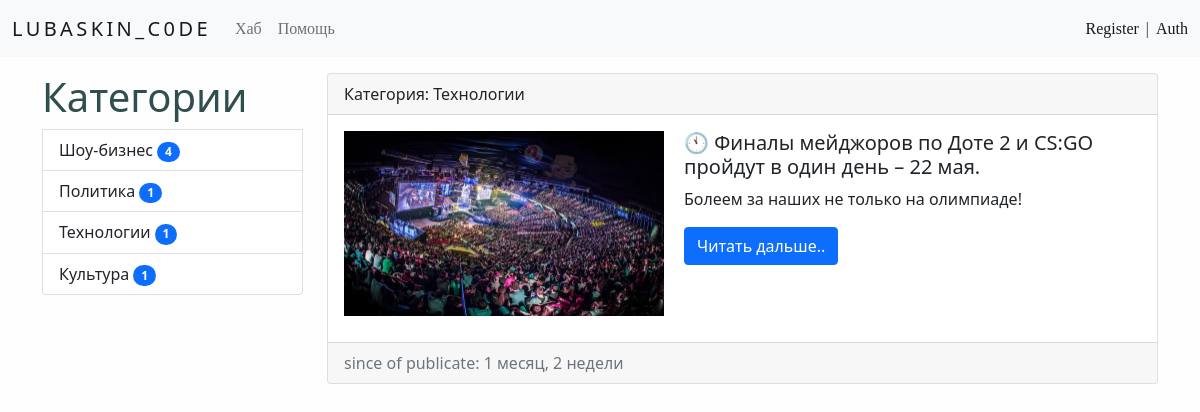
The app's page /category/4/ with its own data.
### news/models.py (models this page shows, shortened)
class Category(models.Model):
    title = models.CharField(max_length=150,db_index=True,verbose_name='Категория')
    def get_absolute_url(self):
        return reverse('category',kwargs={'category_id':self.pk})
    def __str__(self):
        return self.title
    class Meta:
        verbose_name = 'Категория'
        verbose_name_plural = 'Категории'
        ordering = ['title']

class News(models.Model):
    title = models.CharField(max_length=150,verbose_name='Название') # стр поле для строк малых и больш размеров
    content = models.TextField(blank=True,verbose_name='Текст') # тип данных текст, blank = необязательно к заполнению
    created_at = models.DateTimeField(auto_now_add=True,verbose_name="NewsPaper-created_at") # дата и время # автоматически указывает дату при создании новости
    updated_at = models.DateTimeField(auto_now=True,verbose_name='NewsPaper-updated_at')
    photo = models.ImageField(upload_to='photos/%Y/%m/%d/',verbose_name='NewsPaper-photo',blank=True) # изображение
    is_published = models.BooleanField(default=True,verbose_name='Опубликовать?',blank=True)
    category = models.ForeignKey('Category',on_delete=models.PROTECT,null=True,verbose_name='Категория') # связь моделей
    views = models.IntegerField(default=0)
    def get_absolute_url(self):
        return reverse('view_news',kwargs={'news_id':self.pk})
    class Meta:
        verbose_name = 'Новость'
        verbose_name_plural = 'Новости'
        ordering = ['-created_at']

### news/views.py (the view)
class NewsByCategory(ListView):
    model = News
    template_name = 'news/category.html'
    context_object_name = 'news'
    allow_empty = False # не показываем пустые категории
    paginate_by = 3
    def get_queryset(self):
        return News.objects.filter(is_published=True,category_id=self.kwargs['category_id']).select_related('category')
    def get_context_data(self, *,object_list=None,**kwargs):
        context = super().get_context_data(**kwargs)
        context['title'] = Category.objects.get(pk=self.kwargs['category_id']) # не много не понял но тут получаем в title текущую категорию
        return context

### news/templatetags/news_tags.py (called while the page is built)
@register.simple_tag(name='get_list_categories')
def get_categories():
    return Category.objects.annotate(cnt=Count('news',filter=F('news__is_published'))).filter(cnt__gt=0)

### news/templates/news/category.html (shortened to what this page needs)
{%extends 'base.html'%}
{% block sidebar %}
{% include 'inc/_sidebar.html'%}
{%endblock%}
{% block content %}
{%for item in news%}
<div class="card mb-3">
    <div class="card-header">
        Категория: {{item.category}}
    </div>
    <div class="card-body">
        <div class="'media">
            {% if item.photo %}
            <img src="{{ item.photo.url }}" alt="" height="220" width="320" class="img-fluid img-left">
            {%else%}
            <img src="https://picsum.photos/id/2/320/220" alt="" class="img-fluid img-left">
            {%endif%}
            <div class="media-body">
                <h5 class="card-title">{{item.title}}</h5>
                <p class="card-text">{{item.content|truncatewords:44|safe}}</p>
                <a href="{{item.get_absolute_url}}" class="btn btn-primary">Читать дальше..</a>
            </div>
        </div>
    </div>
    <div class="card-footer text-muted">
        since of publicate: {{item.created_at|timesince}}
    </div>
</div>
{%endfor%}
{%endblock%}

### templates/inc/_sidebar.html
{%load news_tags%}
<div class="list-group">
    <h1 class="h1-side">Категории</h1>
    {%get_list_categories as categories%}
    {%for item in categories%}
    <a href="{{item.get_absolute_url}}" class="list-group-item list-group-item-action">{{item.title}} <span
            class="badge bg-primary rounded-pill">{{item.cnt}}</span></a>
    {%endfor%}
</div>

### lubaskin/static/css/style.css (style rules this page uses)
body { background-color: #fefefe; }
.img-left { margin: 0 20px 10px 0; float: left; }
.h1-side { color: #2f4f4f; }

### records on screen
Category: title "Шоу-бизнес", cnt "4"
Category: title "Политика", cnt "1"
Category: title "Технологии", cnt "1"
Category: title "Культура", cnt "1"
News: category "Технологии", photo (picture), title "🕚 Финалы мейджоров по Доте 2 и CS:GO пройдут в один день – 22 мая.", content "Болеем за наших не только на олимпиаде!", created_at "1 месяц, 2 недели"
